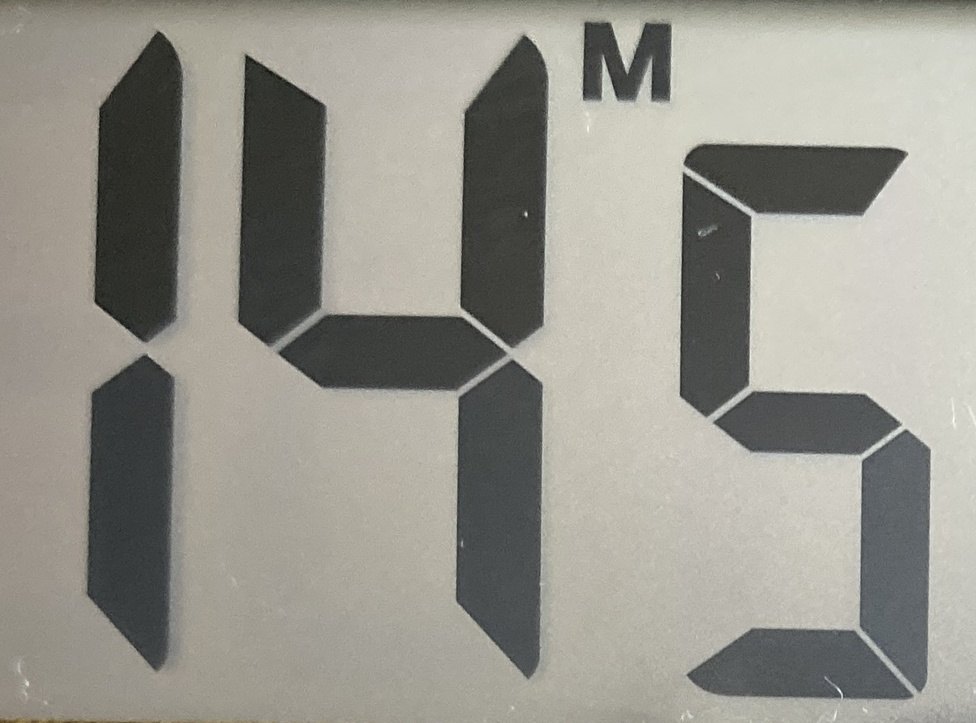
#> input picture assets/samples/145.JPG, 976 x 723 px, shrunk from 1367 x 1013 before the run
$ python -i digit_detect.py   (imports and definitions only)
#> lines starting #> are read from the running program, lines starting #| are printed output that depends on the picture; after the words box and inside, x2 and y2 are one past the last pixel; in counts of white or black regions, pixels touching at a corner belong together
import cv2
import numpy as np
from imutils import contours

def _detect_by_otsu(img_bgr):
    img_gray=cv2.cvtColor(img_bgr,cv2.COLOR_BGR2GRAY)
    clahe=cv2.createCLAHE(clipLimit=2.0,tileGridSize=(8,8))
    img_gray=clahe.apply(img_gray)

    _,img_binary=cv2.threshold(img_gray,0,255,cv2.THRESH_BINARY_INV+cv2.THRESH_OTSU)

    kernel=np.ones((3,3),np.uint8)
    img_dilation=cv2.morphologyEx(img_binary,cv2.MORPH_OPEN,kernel,iterations=1)
    img_dilation=cv2.dilate(img_dilation,kernel,iterations=3)

    return img_dilation

def _detect_by_adaptive(img_bgr):
    img_gray = cv2.cvtColor(img_bgr, cv2.COLOR_BGR2GRAY)

    img_binary = cv2.adaptiveThreshold(
        img_gray, 255, cv2.ADAPTIVE_THRESH_GAUSSIAN_C,
        cv2.THRESH_BINARY_INV, 15, 2
    )

    kernel = np.ones((3, 3), np.uint8)
    img_dilation = cv2.morphologyEx(img_binary, cv2.MORPH_OPEN, kernel, iterations=1)
    img_dilation = cv2.dilate(img_dilation, kernel, iterations=3)

    return img_dilation


def _extract_bboxes(mask):
    cnts, _ = cv2.findContours(
        mask, cv2.RETR_EXTERNAL, cv2.CHAIN_APPROX_SIMPLE
    )
    cnts, _ = contours.sort_contours(cnts, method="left-to-right")

    result = []
    for contour in cnts:
        x, y, w, h = cv2.boundingRect(contour)

        if not (30 < w < 150):
            continue
        if not (50 < h < 150):
            continue

        result.append([x, y, w, h])

    return result


def detect_digit_bboxes(img_bgr, expected_digits=3):
    bboxes1 = _extract_bboxes(_detect_by_otsu(img_bgr))

    if len(bboxes1) < expected_digits:
        bboxes2 = _extract_bboxes(_detect_by_adaptive(img_bgr))
        if len(bboxes2) > len(bboxes1):
            return sorted(bboxes2, key=lambda b: b[0])

    return sorted(bboxes1, key=lambda b: b[0])

>>> import cv2
>>> picture = cv2.imread('../../assets/samples/145.JPG')
#> picture is the input picture: shape (723, 976, 3); mean B, G, R 140.9, 149.3, 150.9
>>> result = detect_digit_bboxes(picture)
#> in _detect_by_otsu, `img_gray=clahe.apply(img_gray)`:
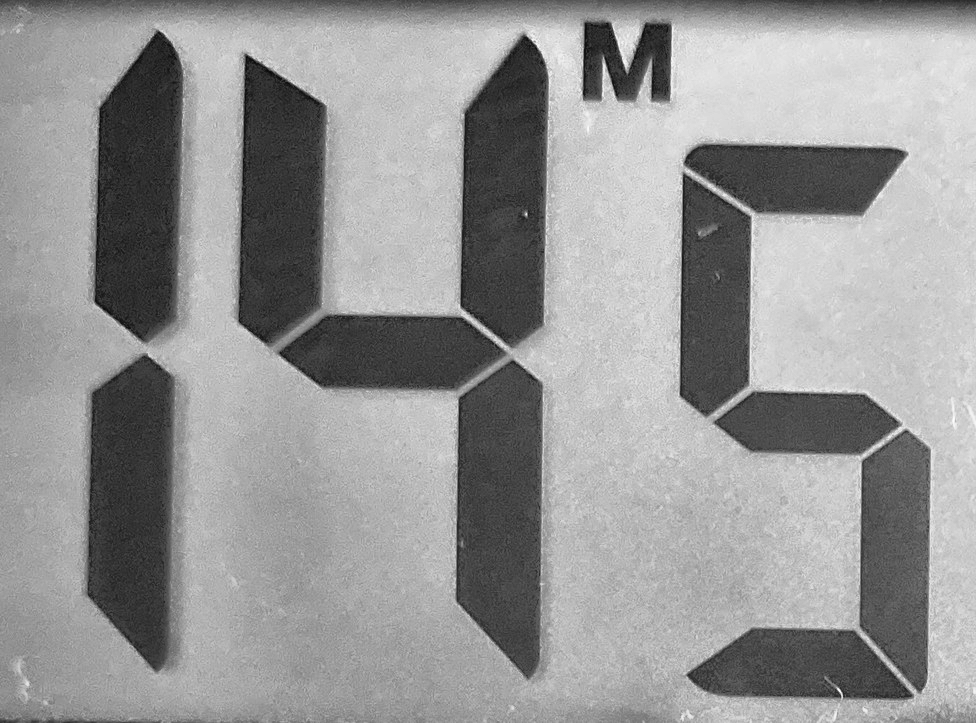
#> img_gray: shape (723, 976); min 5, max 254, mean 149.8
#> in _detect_by_otsu, `_,img_binary=cv2.threshold(img_gray,0,255,cv2.THRESH_BINARY_INV+cv2.TH..`:
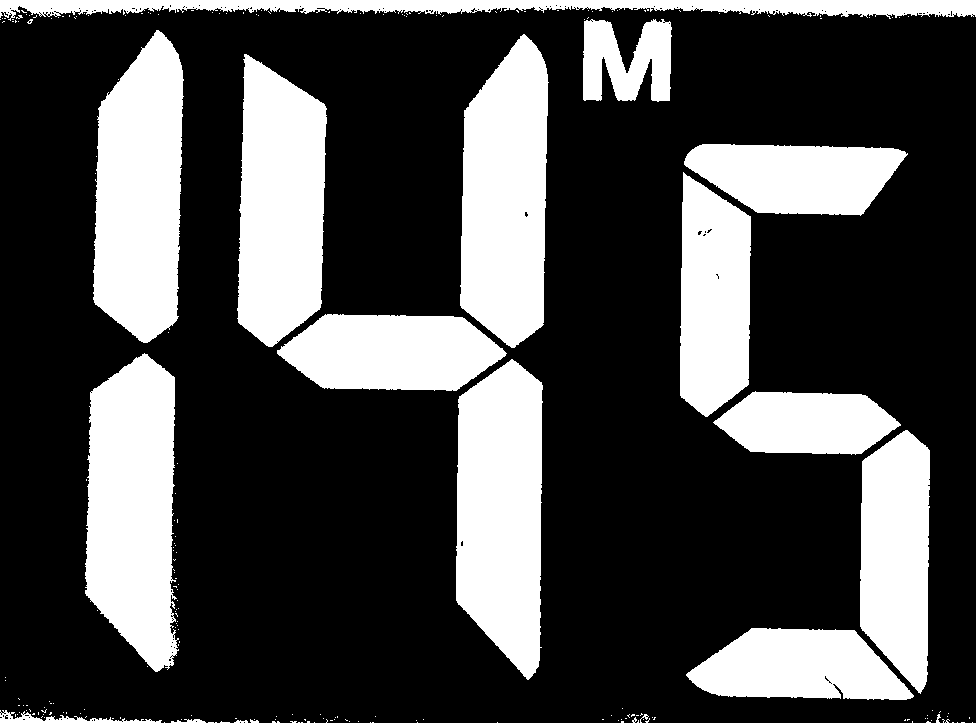
#> img_binary: shape (723, 976); 29.1% white; 222 white regions (203 under 20 px), largest, box (x1, y1, x2, y2) and area: (85, 353, 179, 672) 23191, (456, 359, 543, 680) 22705, (93, 30, 184, 343) 22370
#> in _detect_by_otsu, `img_dilation=cv2.morphologyEx(img_binary,cv2.MORPH_OPEN,kernel,iterati..`: img_dilation: shape (723, 976); 28.8% white; 32 white regions (15 under 20 px), largest, box (x1, y1, x2, y2) and area: (85, 354, 177, 672) 22978, (456, 360, 543, 679) 22688, (93, 30, 183, 343) 22314
#> in _detect_by_otsu, `img_dilation=cv2.dilate(img_dilation,kernel,iterations=3)`:
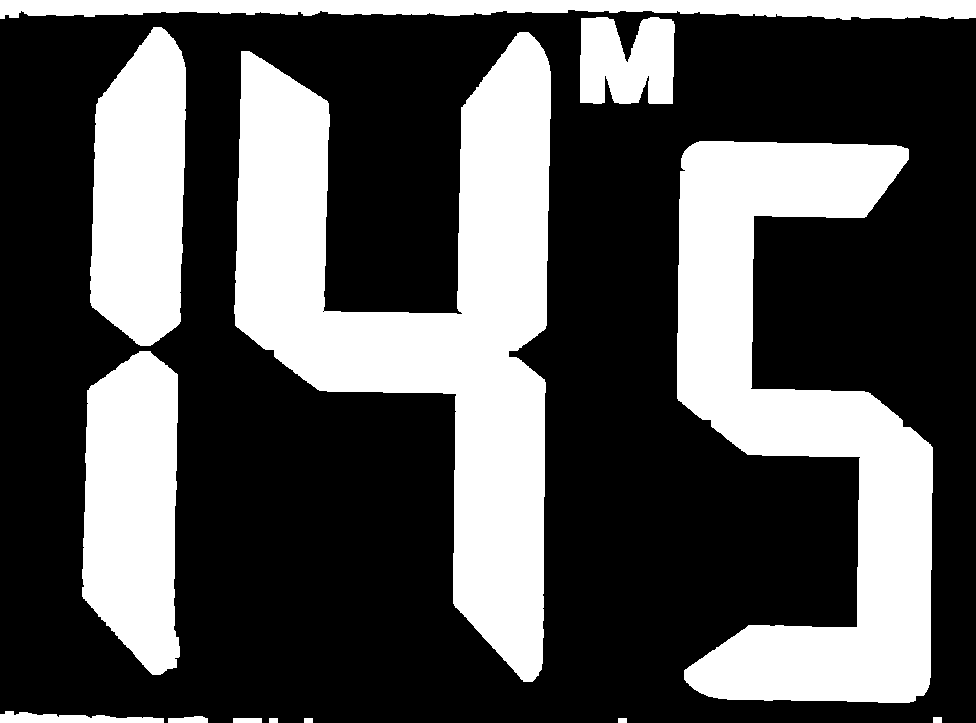
#> img_dilation: shape (723, 976); 33% white; 13 white regions
#> in _extract_bboxes, `cnts, _ = cv2.findContours( mask, cv2.RETR_EXTERNAL, cv2.CHAIN_APPROX_..`: cnts = 13 contours; largest, box (x1, y1, x2, y2) and area: (234, 32, 551, 682) 87252, (677, 141, 933, 703) 69817, (82, 351, 180, 675) 25295, (90, 27, 186, 346) 24502, (0, 0, 976, 20) 13412
#> the loop in _extract_bboxes, `for contour in cnts:` made 13 passes
#> (x, y, w, h) on passes 1, 2, 3, 4, 5, 7, 10, 12: (0, 711, 164, 12), (0, 0, 976, 20), (82, 351, 98, 324), (90, 27, 96, 319), (168, 716, 40, 7), (234, 32, 317, 650), (580, 17, 95, 87), (677, 141, 256, 562)
#> (contour, x, y, w, h) on passes 6, 8, 9, 11, 13: ([[233, 718], [233, 722], [261, 722], [261, 718]], 233, 718, 29, 5), ([[269, 718], [269, 722], [277, 722], [277, 718]], 269, 718, 9, 5), ([[304, 718], [304, 722], [312, 722], [312, 718]], 304, 718, 9, 5), ([[618, 718], [618, 722], [626, 722], [626, 718]], 618, 718, 9, 5), ([[933, 717], [933, 722], [941, 722], [941, 717]], 933, 717, 9, 6)
#> after the loop in _extract_bboxes, `for contour in cnts:`: result = [[580, 17, 95, 87]]
#> in _detect_by_adaptive, `img_binary = cv2.adaptiveThreshold( img_gray, 255, cv2.ADAPTIVE_THRESH..`:
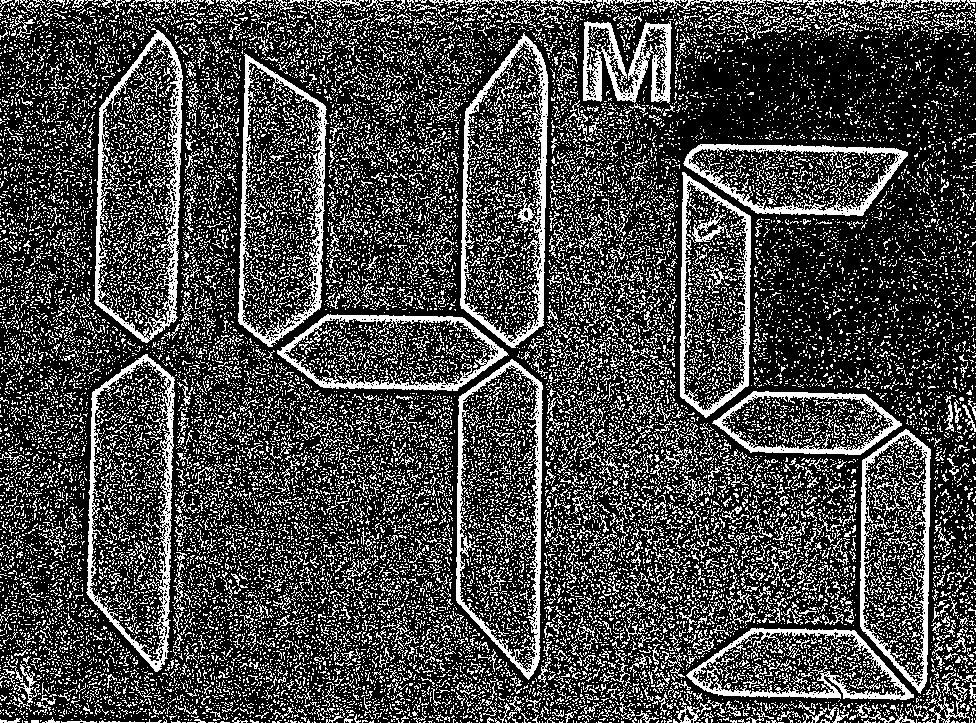
#> img_binary: shape (723, 976); 27.7% white in thin lines or dots
#> in _detect_by_adaptive, `img_dilation = cv2.morphologyEx(img_binary, cv2.MORPH_OPEN, kernel, it..`:
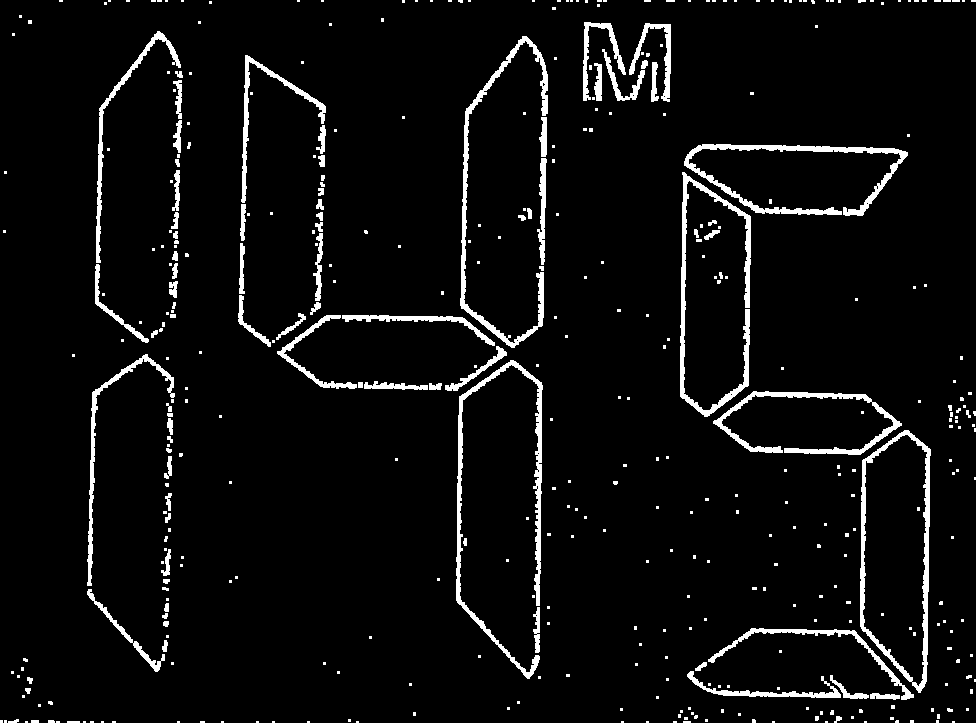
#> img_dilation: shape (723, 976); 5.1% white; 432 white regions (341 under 20 px), largest, box (x1, y1, x2, y2) and area: (456, 360, 543, 679) 3019, (860, 430, 931, 693) 2656, (680, 172, 751, 417) 2619
#> in _detect_by_adaptive, `img_dilation = cv2.dilate(img_dilation, kernel, iterations=3)`:
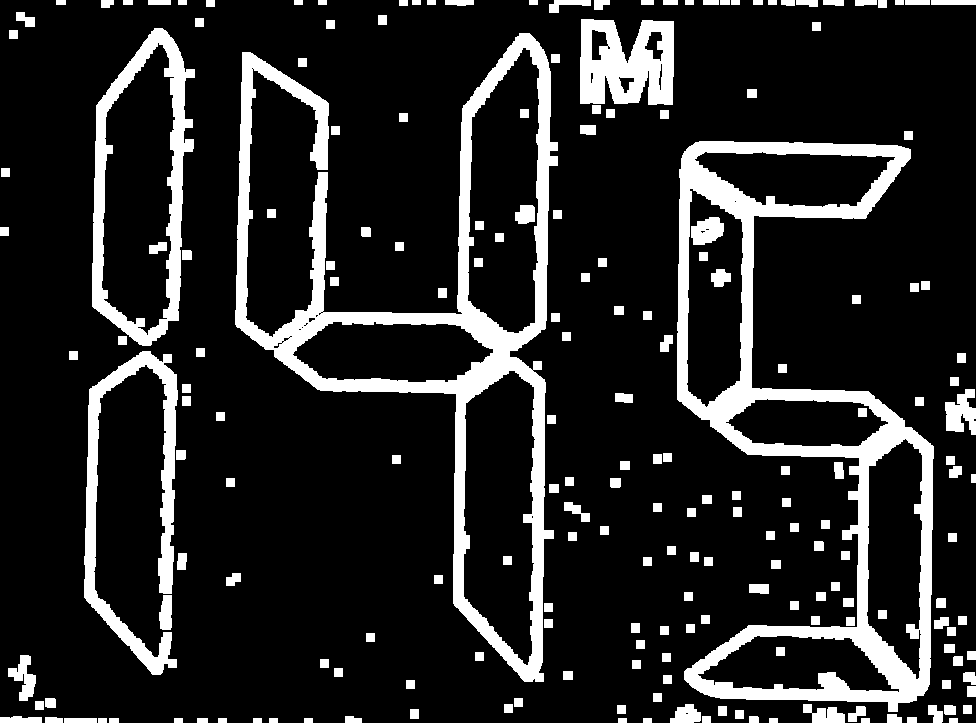
#> img_dilation: shape (723, 976); 15.1% white; 207 white regions
#> in _extract_bboxes (call 2), `cnts, _ = cv2.findContours( mask, cv2.RETR_EXTERNAL, cv2.CHAIN_APPROX_..`: cnts = 194 contours; largest, box (x1, y1, x2, y2) and area: (235, 33, 558, 682) 71612, (677, 141, 934, 712) 70462, (92, 28, 195, 346) 24006, (84, 351, 178, 675) 7231, (580, 19, 674, 105) 6636
#> the loop in _extract_bboxes (call 2), `for contour in cnts:` made 194 passes
#> (contour, x, y, w, h) on passes 2, 3, 5: ([[0, 227], [0, 235], [8, 235], [8, 227]], 0, 227, 9, 9), ([[1, 168], [1, 176], [9, 176], [9, 168]], 1, 168, 9, 9), ([[9, 30], [9, 38], [17, 38], [17, 30]], 9, 30, 9, 9)
#> in detect_digit_bboxes, `bboxes2 = _extract_bboxes(_detect_by_adaptive(img_bgr))`: bboxes2 = [[580, 19, 94, 86]]
#> result = [[580, 17, 95, 87]]

$ run again, on assets/samples/278.JPG
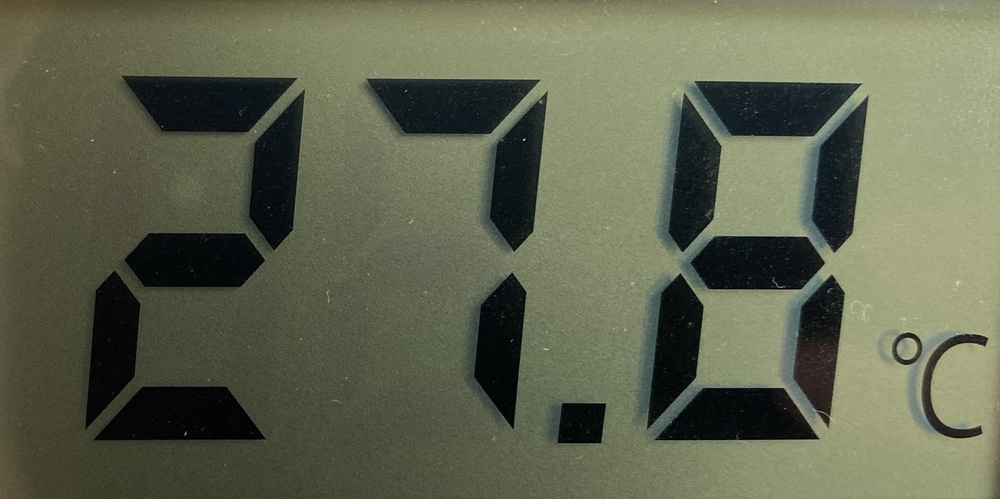
#> input picture assets/samples/278.JPG, 1000 x 499 px, shrunk from 2175 x 1085 before the run
#> picture is the input picture: shape (499, 1000, 3); mean B, G, R 79.8, 101.8, 97.5
#> in _detect_by_otsu, `_,img_binary=cv2.threshold(img_gray,0,255,cv2.THRESH_BINARY_INV+cv2.TH..`:
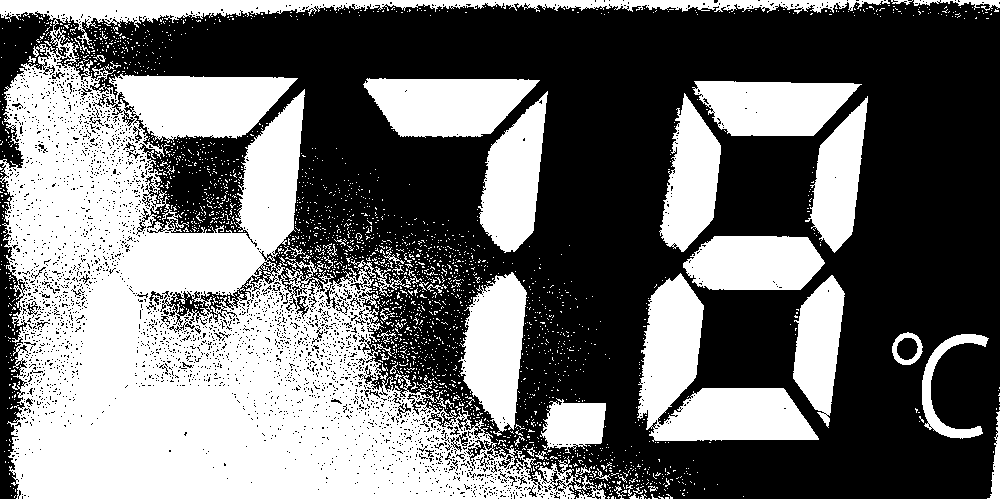
#> img_binary: shape (499, 1000); 43.6% white; 2346 white regions (2293 under 20 px), largest, box (x1, y1, x2, y2) and area: (0, 0, 890, 499) 140434, (637, 273, 819, 442) 13305, (363, 78, 540, 138) 7738
#> cnts = 25 contours; largest, box (x1, y1, x2, y2) and area: (0, 46, 581, 499) 149608, (635, 78, 862, 444) 38212, (361, 75, 550, 255) 16832, (0, 0, 884, 25) 11084, (459, 270, 530, 434) 8149
#> the loop in _extract_bboxes, `for contour in cnts:` made 25 passes
#> (x, y, w, h) on passes 1, 2, 3, 7, 8, 11, 13, 15: (0, 46, 581, 453), (0, 0, 884, 25), (55, 40, 21, 19), (361, 75, 189, 180), (363, 280, 18, 14), (459, 270, 71, 164), (539, 400, 70, 51), (597, 487, 20, 12)
#> after the loop in _extract_bboxes, `for contour in cnts:`: result = [[539, 400, 70, 51], [889, 330, 102, 111]]
#> in _detect_by_adaptive, `img_dilation = cv2.dilate(img_dilation, kernel, iterations=3)`:
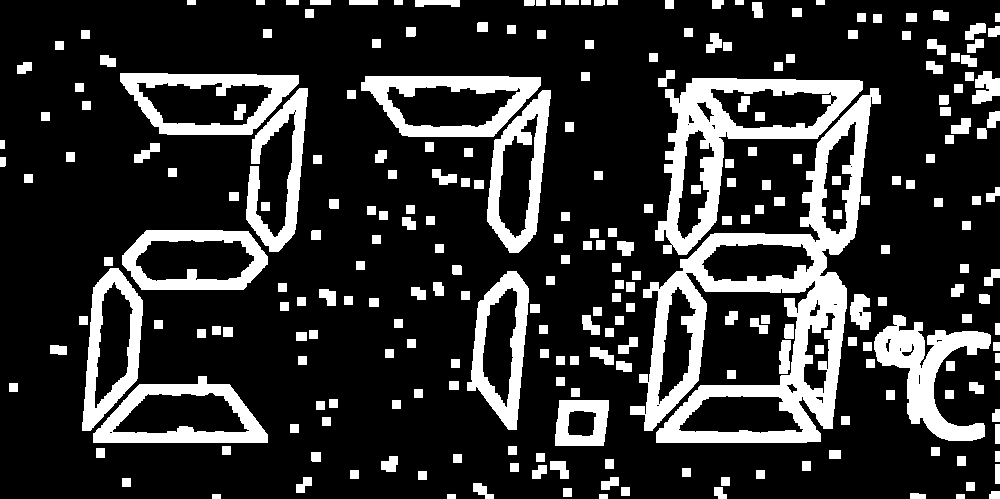
#> img_dilation: shape (499, 1000); 19.8% white; 257 white regions
#> cnts = 250 contours; largest, box (x1, y1, x2, y2) and area: (630, 88, 881, 443) 33854, (655, 78, 863, 255) 15206, (120, 73, 299, 135) 8336, (361, 76, 541, 137) 8304, (93, 376, 268, 443) 8051
#> the loop in _extract_bboxes (call 2), `for contour in cnts:` made 250 passes
#> (contour, x, y, w, h) on passes 2, 3, 5: ([[0, 140], [0, 148], [4, 148], [4, 140]], 0, 140, 5, 9), ([[9, 383], [9, 391], [17, 391], [17, 383]], 9, 383, 9, 9), ([[24, 174], [24, 182], [32, 182], [32, 174]], 24, 174, 9, 9)
#> bboxes2 = [[122, 230, 146, 60], [874, 315, 117, 126]]
#> `result = detect_digit_bboxes(picture)`: result = [[539, 400, 70, 51], [889, 330, 102, 111]]
